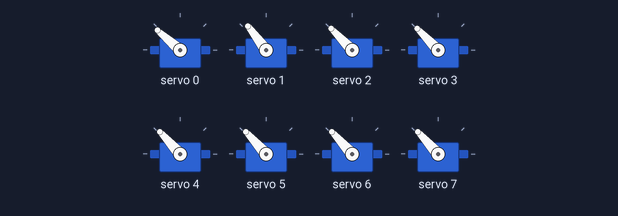
A sketch run on a simulated Arduino Uno, built with avr-gcc and run on an emulated ATmega328P. Parts: 8 × servo. What the sketch prints to the serial monitor is not drawn.

Above: at 0.05 s.
At 1.1 s:
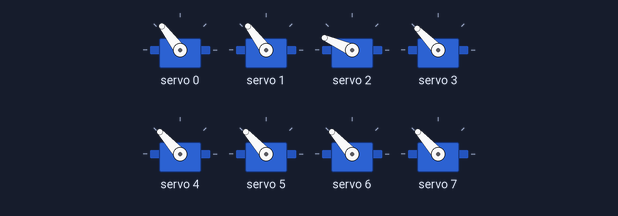
At 1.65 s:
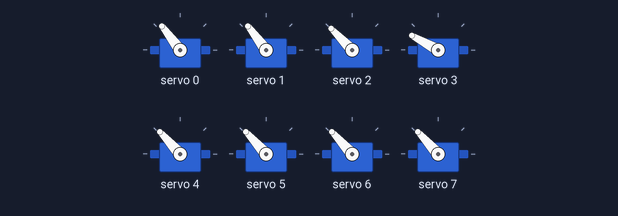
At 2.2 s:
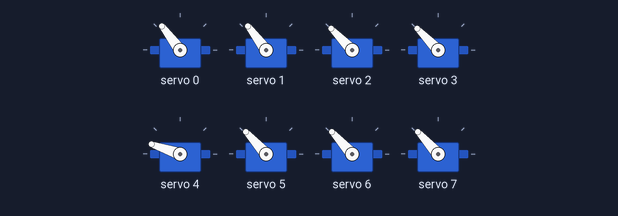
At 2.75 s:
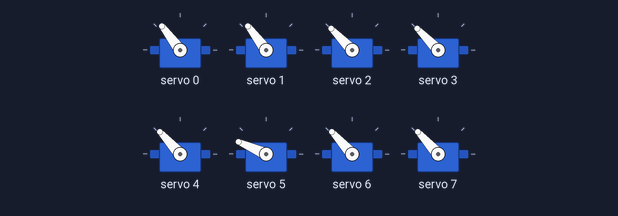
At 3.3 s:
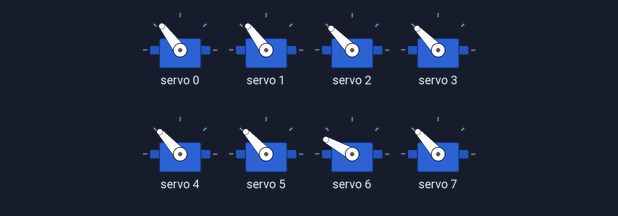
Timing chart, 0 to 5.6 s (numbered marks = the images above):
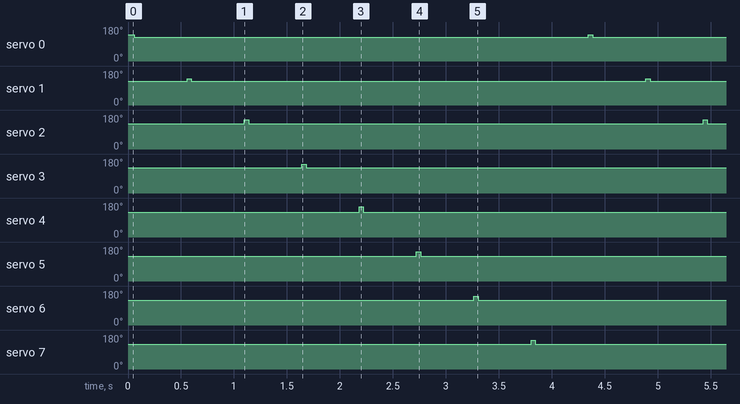

Measured:
- by itself, servo 0, servo 1: alternates 139° for 0.04 s and 127° for 4.3 s
- by itself, servo 2: alternates 156° for 0.04 s and 134° for 4.3 s
- by itself, servo 3: alternates 151° for 0.04 s and 134° for 4.3 s
- by itself, servo 4: alternates 161° for 0.04 s and 132° for 4.3 s
- by itself, servo 5: alternates 156° for 0.04 s and 132° for 4.3 s
- by itself, servo 6, servo 7: alternates 151° for 0.04 s and 132° for 4.3 s

The sketch:

servoCalibration.ino
```cpp
#include <Wire.h>
#include <Adafruit_PWMServoDriver.h>

#define SERVO_FREQ 50             // servo PWM update frequency
#define RETURN_PULSE 1900         // hang-up origin
#define RRTURN_ORI 1800
#define USMIN 600                 // servo smallest pulse width（0°）
#define USMAX 2400                // servo biggest pulse width（180°）

Adafruit_PWMServoDriver pwm = Adafruit_PWMServoDriver();
int count = 0;

void setup() {
  Serial.begin(9600);
  Serial.println("Smart Glockenspiel with Random Wind Level");
  while(!Serial){
    delay(10);
  }
  pwm.begin();
  pwm.setOscillatorFrequency(27000000); // callibration
  pwm.setPWMFreq(SERVO_FREQ);
  delay(10);

 pwm.writeMicroseconds(0, 1850);
 pwm.writeMicroseconds(1, 1850);
 pwm.writeMicroseconds(2, 1930);
 pwm.writeMicroseconds(3, 1930);
 pwm.writeMicroseconds(4, 1900);
 pwm.writeMicroseconds(5, 1900);
 pwm.writeMicroseconds(6, 1900);
 pwm.writeMicroseconds(7, 1900);

}

void loop() {
  pwm.writeMicroseconds(0, 1980);
  delay(40);  // click duration
  // rebounce
  pwm.writeMicroseconds(0, 1850);
  delay(500);  //

  pwm.writeMicroseconds(1, 1980);
  delay(40);  // click duration
  // rebounce
  pwm.writeMicroseconds(1, 1850);
  delay(500);

  pwm.writeMicroseconds(2, 2150);
  delay(40);  // click duration
  // rebounce
  pwm.writeMicroseconds(2, 1930);
  delay(500);

  pwm.writeMicroseconds(3, 2100);
  delay(40);  // click duration
  // rebounce
  pwm.writeMicroseconds(3, 1930);
  delay(500);

  pwm.writeMicroseconds(4, 2200);
  delay(40);  // click duration
  // rebounce
  pwm.writeMicroseconds(4, 1900);
  delay(500);

  pwm.writeMicroseconds(5, 2150);
  delay(40);  // click duration
  // rebounce
  pwm.writeMicroseconds(5, 1900);
  delay(500);

  pwm.writeMicroseconds(6, 2100);
  delay(40);  // click duration
  // rebounce
  pwm.writeMicroseconds(6, 1900);
  delay(500);

  pwm.writeMicroseconds(7, 2100);
  delay(40);  // click duration
  // rebounce
  pwm.writeMicroseconds(7, 1900);
  delay(500);

}
```
